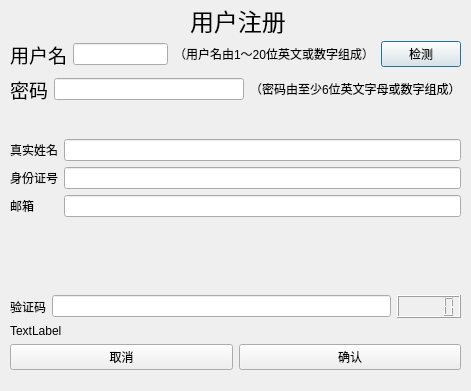
<?xml version="1.0" encoding="UTF-8"?>
<ui version="4.0">
 <class>signupmain</class>
 <widget class="QDialog" name="signupmain">
  <property name="geometry">
   <rect>
    <x>0</x>
    <y>0</y>
    <width>471</width>
    <height>391</height>
   </rect>
  </property>
  <property name="windowTitle">
   <string/>
  </property>
  <widget class="QLabel" name="label">
   <property name="geometry">
    <rect>
     <x>190</x>
     <y>0</y>
     <width>111</width>
     <height>41</height>
    </rect>
   </property>
   <property name="text">
    <string>&lt;html&gt;&lt;head/&gt;&lt;body&gt;&lt;p&gt;&lt;span style=&quot; font-size:18pt;&quot;&gt;用户注册&lt;/span&gt;&lt;/p&gt;&lt;/body&gt;&lt;/html&gt;</string>
   </property>
  </widget>
  <widget class="QWidget" name="verticalLayoutWidget">
   <property name="geometry">
    <rect>
     <x>10</x>
     <y>40</y>
     <width>451</width>
     <height>344</height>
    </rect>
   </property>
   <layout class="QVBoxLayout" name="verticalLayout">
    <item>
     <layout class="QGridLayout" name="gridLayout">
      <item row="0" column="0">
       <widget class="QLabel" name="label_2">
        <property name="text">
         <string>&lt;html&gt;&lt;head/&gt;&lt;body&gt;&lt;p&gt;&lt;span style=&quot; font-size:14pt;&quot;&gt;用户名&lt;/span&gt;&lt;/p&gt;&lt;/body&gt;&lt;/html&gt;</string>
        </property>
       </widget>
      </item>
      <item row="0" column="1">
       <widget class="QLineEdit" name="lineEdit"/>
      </item>
      <item row="0" column="3">
       <widget class="QPushButton" name="pushButton">
        <property name="text">
         <string>检测</string>
        </property>
       </widget>
      </item>
      <item row="0" column="2">
       <widget class="QLabel" name="label_3">
        <property name="text">
         <string>&lt;html&gt;&lt;head/&gt;&lt;body&gt;&lt;p&gt;（用户名由1～20位英文或数字组成）&lt;/p&gt;&lt;/body&gt;&lt;/html&gt;</string>
        </property>
       </widget>
      </item>
     </layout>
    </item>
    <item>
     <layout class="QHBoxLayout" name="horizontalLayout_3">
      <item>
       <widget class="QLabel" name="label_4">
        <property name="text">
         <string>&lt;html&gt;&lt;head/&gt;&lt;body&gt;&lt;p&gt;&lt;span style=&quot; font-size:14pt;&quot;&gt;密码&lt;/span&gt;&lt;/p&gt;&lt;/body&gt;&lt;/html&gt;</string>
        </property>
       </widget>
      </item>
      <item>
       <widget class="QLineEdit" name="lineEdit_2"/>
      </item>
      <item>
       <widget class="QLabel" name="label_5">
        <property name="text">
         <string>&lt;html&gt;&lt;head/&gt;&lt;body&gt;&lt;p&gt;（密码由至少6位英文字母或数字组成）&lt;/p&gt;&lt;/body&gt;&lt;/html&gt;</string>
        </property>
       </widget>
      </item>
     </layout>
    </item>
    <item>
     <spacer name="verticalSpacer_3">
      <property name="orientation">
       <enum>Qt::Vertical</enum>
      </property>
      <property name="sizeHint" stdset="0">
       <size>
        <width>20</width>
        <height>40</height>
       </size>
      </property>
     </spacer>
    </item>
    <item>
     <spacer name="verticalSpacer">
      <property name="orientation">
       <enum>Qt::Vertical</enum>
      </property>
      <property name="sizeHint" stdset="0">
       <size>
        <width>20</width>
        <height>40</height>
       </size>
      </property>
     </spacer>
    </item>
    <item>
     <layout class="QGridLayout" name="gridLayout_2">
      <item row="1" column="0">
       <widget class="QLabel" name="label_8">
        <property name="text">
         <string>身份证号</string>
        </property>
       </widget>
      </item>
      <item row="0" column="1">
       <widget class="QLineEdit" name="lineEdit_4"/>
      </item>
      <item row="2" column="1">
       <widget class="QLineEdit" name="lineEdit_6"/>
      </item>
      <item row="0" column="0">
       <widget class="QLabel" name="label_7">
        <property name="text">
         <string>真实姓名</string>
        </property>
       </widget>
      </item>
      <item row="2" column="0">
       <widget class="QLabel" name="label_9">
        <property name="text">
         <string>邮箱</string>
        </property>
       </widget>
      </item>
      <item row="1" column="1">
       <widget class="QLineEdit" name="lineEdit_5"/>
      </item>
     </layout>
    </item>
    <item>
     <spacer name="verticalSpacer_6">
      <property name="orientation">
       <enum>Qt::Vertical</enum>
      </property>
      <property name="sizeHint" stdset="0">
       <size>
        <width>20</width>
        <height>40</height>
       </size>
      </property>
     </spacer>
    </item>
    <item>
     <spacer name="verticalSpacer_9">
      <property name="orientation">
       <enum>Qt::Vertical</enum>
      </property>
      <property name="sizeHint" stdset="0">
       <size>
        <width>20</width>
        <height>40</height>
       </size>
      </property>
     </spacer>
    </item>
    <item>
     <spacer name="verticalSpacer_8">
      <property name="orientation">
       <enum>Qt::Vertical</enum>
      </property>
      <property name="sizeHint" stdset="0">
       <size>
        <width>20</width>
        <height>40</height>
       </size>
      </property>
     </spacer>
    </item>
    <item>
     <spacer name="verticalSpacer_7">
      <property name="orientation">
       <enum>Qt::Vertical</enum>
      </property>
      <property name="sizeHint" stdset="0">
       <size>
        <width>20</width>
        <height>40</height>
       </size>
      </property>
     </spacer>
    </item>
    <item>
     <spacer name="verticalSpacer_4">
      <property name="orientation">
       <enum>Qt::Vertical</enum>
      </property>
      <property name="sizeHint" stdset="0">
       <size>
        <width>20</width>
        <height>40</height>
       </size>
      </property>
     </spacer>
    </item>
    <item>
     <layout class="QHBoxLayout" name="horizontalLayout">
      <item>
       <widget class="QLabel" name="label_6">
        <property name="text">
         <string>验证码</string>
        </property>
       </widget>
      </item>
      <item>
       <widget class="QLineEdit" name="lineEdit_3"/>
      </item>
      <item>
       <widget class="QLCDNumber" name="lcdNumber">
        <property name="smallDecimalPoint">
         <bool>false</bool>
        </property>
       </widget>
      </item>
     </layout>
    </item>
    <item>
     <widget class="QLabel" name="label_10">
      <property name="text">
       <string>TextLabel</string>
      </property>
     </widget>
    </item>
    <item>
     <layout class="QHBoxLayout" name="horizontalLayout_2">
      <item>
       <widget class="QPushButton" name="pushButton_3">
        <property name="text">
         <string>取消</string>
        </property>
       </widget>
      </item>
      <item>
       <widget class="QPushButton" name="pushButton_2">
        <property name="text">
         <string>确认</string>
        </property>
       </widget>
      </item>
     </layout>
    </item>
    <item>
     <spacer name="verticalSpacer_2">
      <property name="orientation">
       <enum>Qt::Vertical</enum>
      </property>
      <property name="sizeHint" stdset="0">
       <size>
        <width>20</width>
        <height>40</height>
       </size>
      </property>
     </spacer>
    </item>
   </layout>
  </widget>
 </widget>
 <resources/>
 <connections/>
</ui>
